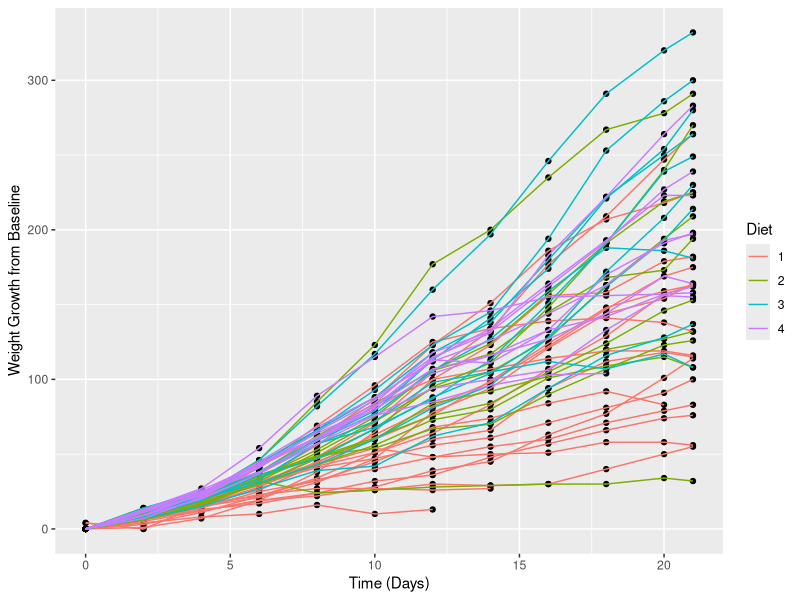
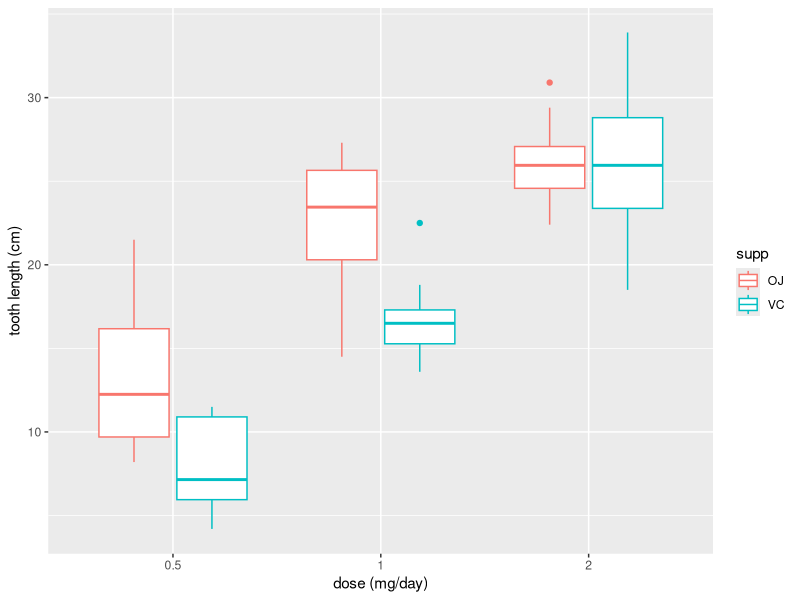

Recreate these plots in R, in order. (Note: this script raises an error after producing the figures.)
library(tidyverse)

data("ChickWeight")
data("ToothGrowth")
data("Seatbelts")
data("airquality")

ds_1 <- as.tibble(ChickWeight) %>% 
  group_by(Chick) %>% 
  mutate(baseweight=min(weight), wt_diff=weight-baseweight)
ds_1 %>%
  group_by(Diet) %>% 
  filter(Time==21) %>% 
  summarise(mean=mean(wt_diff))
ds_1 %>% 
  ggplot(mapping=aes(x=Time, y=wt_diff, group=Chick)) +
  geom_point() + 
  geom_line(mapping=aes(color=Diet)) +
  xlab("Time (Days)") +
  ylab("Weight Growth from Baseline")

ds_2 <- as.tibble(ToothGrowth) %>% 
  group_by(supp) %>% 
  arrange(dose)
ds_2 %>% 
  group_by(dose, supp) %>% 
  summarise(mean=mean(len))
ds_2 %>% 
  ggplot(mapping=aes(x=as.factor(dose), y=len, color=supp)) +
    geom_boxplot() +
    xlab("dose (mg/day)") +
    ylab("tooth length (cm)")

ds_3 <- as.tibble(Seatbelts) %>% 
  mutate(month=1:nrow(ds_3) %% 12)
ds_3$month <- sapply(ds_3$month, function(x) if (x==0) 12 else x)
ds_3 %>% 
  group_by(month) %>% 
  summarise(mean=mean(drivers))
ds_3 %>% 
  ggplot(mapping=aes(x=as.factor(month))) +
    geom_point(mapping=aes(y=drivers, color='drivers')) + 
    geom_point(mapping=aes(y=DriversKilled, color='DriversKilled')) +
    geom_point(mapping=aes(y=front, color='front')) +
    geom_point(mapping=aes(y=rear, color='rear')) +
    xlab('Month') + 
    ylab('Drivers Killed or Injured')

ds_4 <- as.tibble(airquality)
ds_4 %>% 
  group_by(Month) %>% 
  summarise(mean=mean(Ozone, na.rm=TRUE))
ds_4 %>% 
  filter(!is.na(Ozone)) %>% 
  ggplot(mapping=aes(x=as.factor(Month), y=Ozone)) + 
    geom_boxplot() + 
    xlab('Month') + 
    ylab('Mean Ozone (ppb)')